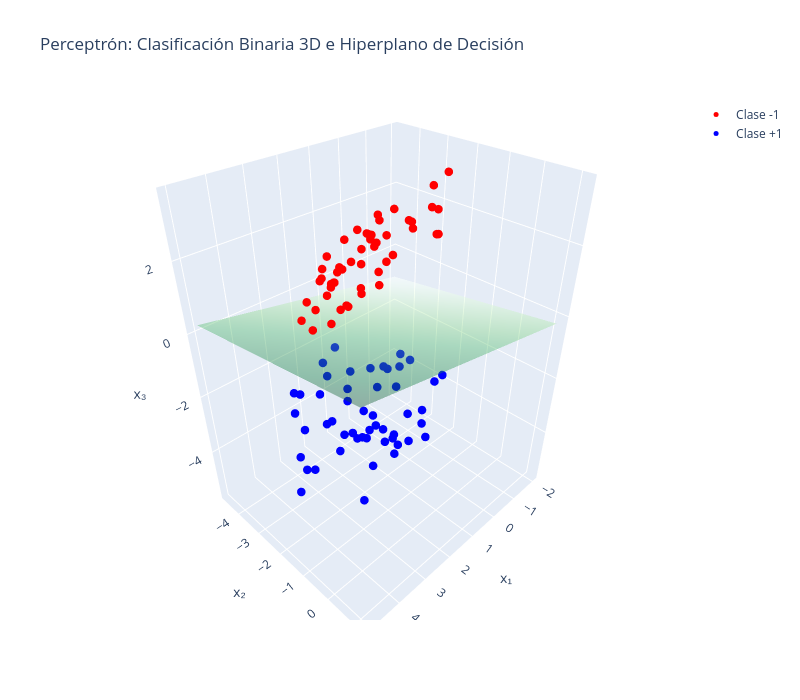

Notebook cell for this chart:
### Markdown cell above
### Visualización

### Code cell
# Crear plano de decisión
xx, yy = np.meshgrid(
    np.linspace(X[:, 0].min()-1, X[:, 0].max()+1, 10),
    np.linspace(X[:, 1].min()-1, X[:, 1].max()+1, 10)
)
zz = (-w[0]*xx - w[1]*yy - b) / w[2]

# Crear figura interactiva
fig = go.Figure()

# Puntos clase -1
fig.add_trace(go.Scatter3d(
    x=X[y==0][:,0], y=X[y==0][:,1], z=X[y==0][:,2],
    mode='markers',
    marker=dict(size=5, color='red'),
    name='Clase -1'
))

# Puntos clase +1
fig.add_trace(go.Scatter3d(
    x=X[y==1][:,0], y=X[y==1][:,1], z=X[y==1][:,2],
    mode='markers',
    marker=dict(size=5, color='blue'),
    name='Clase +1'
))

# Plano
fig.add_trace(go.Surface(
    x=xx, y=yy, z=zz,
    opacity=0.4,
    colorscale='Greens',
    showscale=False,
    name='Plano de decisión'
))

# Layout
fig.update_layout(
    scene=dict(
        xaxis_title='x₁',
        yaxis_title='x₂',
        zaxis_title='x₃'
    ),
    title='Perceptrón: Clasificación Binaria 3D e Hiperplano de Decisión',
    width=800,
    height=700
)

fig.show()
